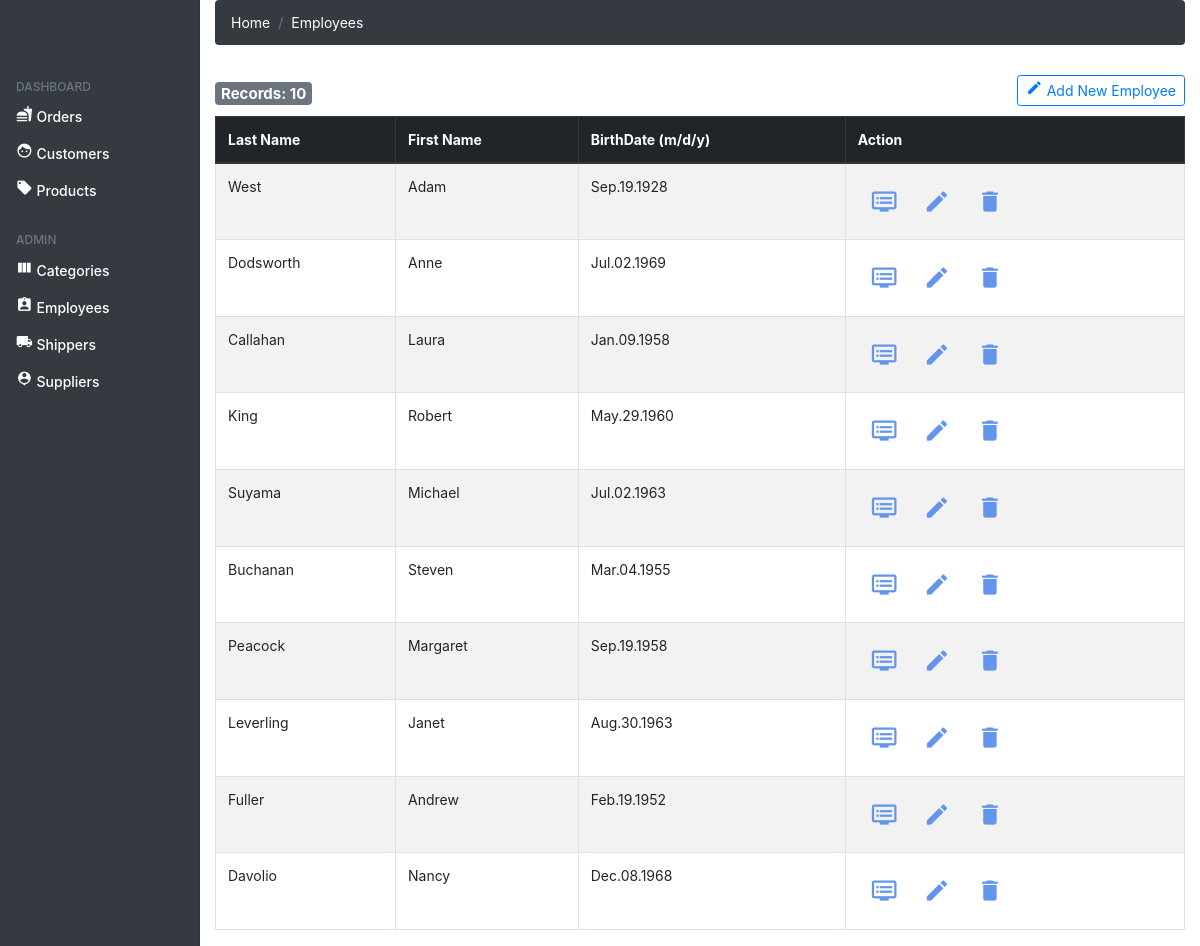
/views/employees/index.php, run on the app's committed database.
### tables this page shows
CREATE TABLE Employees (
	EmployeeID INT(6) UNSIGNED NOT NULL AUTO_INCREMENT PRIMARY KEY, 
    LastName VARCHAR(200) NOT NULL, 
    FirstName VARCHAR(200) NOT NULL, 
    BirthDate DATE NOT NULL, 
    Photo VARCHAR(200) NOT NULL, 
    Notes VARCHAR(2000) NOT NULL
);

### views/employees/index.php (the view, shortened to what this page needs)
<!DOCTYPE html>
<html>
    <?php include_once "./header.php.inc" ?>
    <body>
        <?php
            include_once "../../nav.php";
            include_once "../../confi/database.php";
            include_once "./breadcrumb.php.inc";
        ?>
        <div class="offset-md-2 col-md-10">
            <?php
                $query = "select
                            EmployeeID, LastName, FirstName, BirthDate, Photo, Notes
                          from Employees order by EmployeeID desc";
                $stmt = $con->prepare($query);
                $stmt->execute();
                $num = $stmt->rowCount();
                echo "<div class='row'>";
                echo "<div class='col-md-2' style='margin: 15px 0px 0px 0px;'>";
                echo "<h5><span class='badge badge-secondary'>Records: {$num}</span></h5>";
                echo "</div>";
                echo "<div class='col-md-10 text-right' style='margin: 10px 0px;'>";
                echo "<a href='./create.php' class='btn btn-outline-primary btn-sm'><i class='material-icons'>create</i> Add New Employee</a>";
                echo "</div>";
                echo "</div>";
                if($num > 0){
                    echo "<table class='table table-hover table-striped table-bordered'>";
                    echo "<thead class='thead-dark'>";
                    echo "<tr>";
                    echo "<th>Last Name</th>";
                    echo "<th>First Name</th>";
                    echo "<th>BirthDate (m/d/y)</th>";
                    echo "<th>Action</th>";
                    echo "</thead>";
                    echo "<tbody>";
                    while($row = $stmt->fetch(PDO::FETCH_ASSOC)){
                        extract($row);
                        echo "<tr>";
                        echo "<td>".utf8_encode($LastName)."</td>";
                        echo "<td>".utf8_encode($FirstName)."</td>";
                        echo "<td>".date_format(date_create($BirthDate), "M.d.Y")."</td>";
                        echo "<td>";
                        echo "<a href='read.php?id={$EmployeeID}' class='btn-img-info'><i class='material-icons btn' title='view'>dvr</i></a>";
                        echo "<a href='update.php?id={$EmployeeID}' class='btn-img-info'><i class='material-icons btn' title='update'>edit</i></a>";
                        echo "<a href='#' onclick='delete_user({$EmployeeID});' class='btn-img-info'><i class='material-icons btn' title='delete'>delete</i></a>";
                        echo "</td>";
                        echo "</tr>";
                    }
                    echo "</tbody>";
                    echo "</table>";
                }else{
                    echo "<div class='alert alert-danger'>No records found.</div>";
                }
            ?>
        </div>
    </body>
</html>

### commons/style.css (style rules this page uses)
body { font-size: .875rem; }
i { font-size: 1.2em !important; }
.btn-img-info { font-size: 1.6em !important; color: cornflowerblue !important; padding: 0 !important; }
.row { margin-top: 20px !important; }
.btn { line-height: 1.4 !important; }

### data on the page
employees: LastName "West", FirstName "Adam", BirthDate "Sep.19.1928"
employees: LastName "Dodsworth", FirstName "Anne", BirthDate "Jul.02.1969"
employees: LastName "Callahan", FirstName "Laura", BirthDate "Jan.09.1958"
employees: LastName "King", FirstName "Robert", BirthDate "May.29.1960"
employees: LastName "Suyama", FirstName "Michael", BirthDate "Jul.02.1963"
employees: LastName "Buchanan", FirstName "Steven", BirthDate "Mar.04.1955"
employees: LastName "Peacock", FirstName "Margaret", BirthDate "Sep.19.1958"
employees: LastName "Leverling", FirstName "Janet", BirthDate "Aug.30.1963"
employees: LastName "Fuller", FirstName "Andrew", BirthDate "Feb.19.1952"
employees: LastName "Davolio", FirstName "Nancy", BirthDate "Dec.08.1968"

### other printed values
$num "10"
